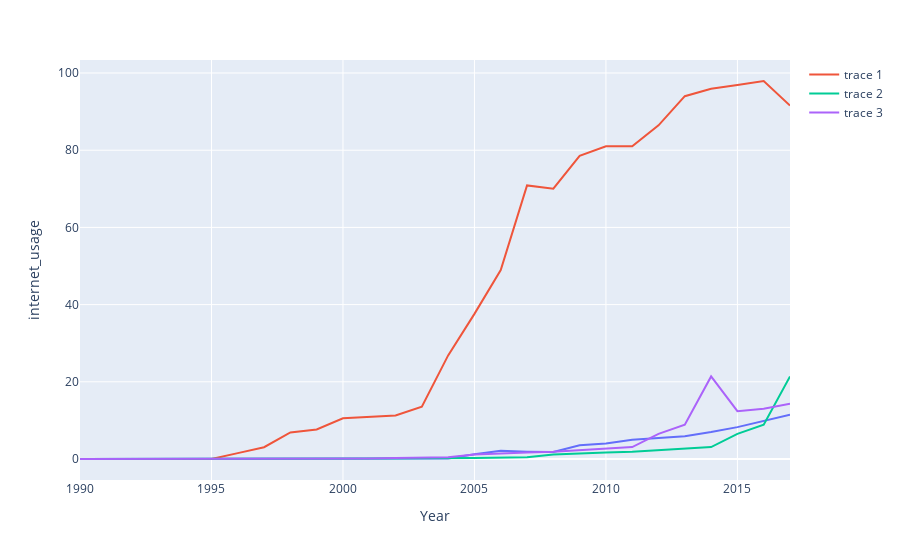

Source (notebook cell):
### Code cell
fig2 = px.line(df[df['Entity']==cntr[0]], x="Year", y="internet_usage")
fig2.add_scatter(x = df[df['Entity']==cntr[1]]['Year'], y=df[df['Entity']==cntr[1]]['internet_usage'],mode='lines')
#fig2.add_scatter(x = df[df['Entity']==cntr[2]]['Year'], y=df[df['Entity']==cntr[2]]['internet_usage'],mode='lines')
fig2.add_scatter(x = df[df['Entity']==cntr[3]]['Year'], y=df[df['Entity']==cntr[2]]['internet_usage'],mode='lines')
fig2.add_scatter(x = df[df['Entity']==cntr[4]]['Year'], y=df[df['Entity']==cntr[2]]['internet_usage'],mode='lines')

fig2.show()

### Figure 1 — Plotly figure (JSON) as saved in the notebook; plotly's stock layout.template omitted (floating-point values rounded to 4 significant figures)
{"data": [{"hovertemplate": "Year=%{x}<br>internet_usage=%{y}<extra></extra>", "legendgroup": "", "line": {"color": "#636efa", "dash": "solid"}, "marker": {"symbol": "circle"}, "mode": "lines", "name": "", "orientation": "v", "showlegend": false, "type": "scatter", "x": [1990, 1991, 1992, 1993, 1994, 1995, 2001, 2002, 2003, 2004, 2005, 2006, 2007, 2008, 2009, 2010, 2011, 2012, 2013, 2014, 2015, 2017], "xaxis": "x", "y": [0, 0, 0, 0, 0, 0, 0.004723, 0.004561, 0.08789, 0.1058, 1.224, 2.107, 1.9, 1.84, 3.55, 4, 5, 5.455, 5.9, 7, 8.26, 11.45], "yaxis": "y"}, {"mode": "lines", "type": "scatter", "x": [1990, 1991, 1992, 1993, 1994, 1995, 1996, 1997, 1998, 1999, 2000, 2002, 2003, 2004, 2005, 2006, 2007, 2008, 2009, 2010, 2011, 2012, 2013, 2014, 2015, 2016, 2017], "y": [0, 0, 0, 0, 0, 0, 1.527, 3.05, 6.886, 7.636, 10.54, 11.26, 13.55, 26.84, 37.61, 48.94, 70.87, 70.04, 78.53, 81, 81, 86.43, 94, 95.9, 96.91, 97.93, 91.57]}, {"mode": "lines", "type": "scatter", "x": [1990, 1991, 1992, 1993, 1994, 1995, 1996, 1997, 1998, 1999, 2000, 2001, 2005, 2006, 2007, 2008, 2009, 2010, 2011, 2012, 2013, 2014, 2015, 2016, 2017], "y": [0, 0, 0, 0, 0, 0, 0.0007759, 0.005674, 0.01845, 0.07196, 0.105, 0.136, 0.2704, 0.3707, 0.4648, 1.143, 1.5, 1.7, 1.9, 2.3, 2.8, 3.1, 6.5, 8.9, 21.4, 12.4, 13, 14.34]}, {"mode": "lines", "type": "scatter", "x": [1990, 1991, 1992, 1993, 1994, 1995, 1996, 1997, 1998, 1999, 2000, 2001, 2002, 2003, 2004, 2005, 2006, 2007, 2008, 2009, 2010, 2011, 2012, 2013, 2014, 2015, 2016, 2017, 2018, 2019], "y": [0, 0, 0, 0, 0, 0, 0.0007759, 0.005674, 0.01845, 0.07196, 0.105, 0.136, 0.2704, 0.3707, 0.4648, 1.143, 1.5, 1.7, 1.9, 2.3, 2.8, 3.1, 6.5, 8.9, 21.4, 12.4, 13, 14.34]}], "layout": {"autosize": true, "legend": {"tracegroupgap": 0}, "margin": {"t": 60}, "xaxis": {"anchor": "y", "autorange": true, "domain": [0, 1], "range": [1990, 2017], "title": {"text": "Year"}, "type": "linear"}, "yaxis": {"anchor": "x", "autorange": true, "domain": [0, 1], "range": [-5.441, 103.4], "title": {"text": "internet_usage"}, "type": "linear"}}}
